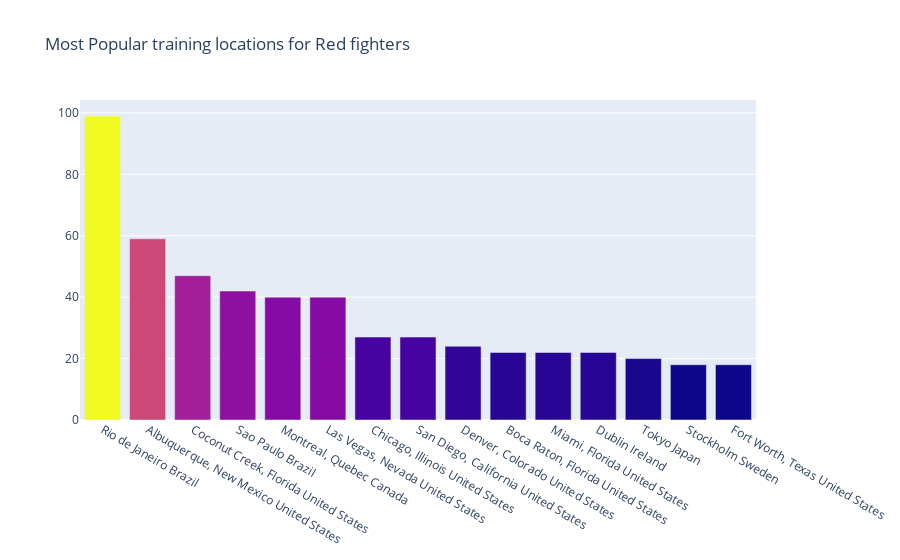

Notebook source saved alongside this figure:
### Markdown cell above
Older fighters might face opponents who are also in the later stages of their careers, potentially experiencing declines in speed, endurance, and overall physical condition. This can make it easier for older fighters to finish the fight.                                                                      Older fighters may be motivated to make a statement or leave a lasting impression in the later stages of their careers. This motivation can result in a more aggressive fighting style, aiming for decisive victories rather than relying on the judges' scorecards.

### Code cell
cnt_srs = df['R_Location'].value_counts().head(15)

trace = go.Bar(
    x=cnt_srs.index,
    y=cnt_srs.values,
    marker=dict(
        color=cnt_srs.values,
    ),
)

layout = go.Layout(
    title='Most Popular training locations for Red fighters'
)

data = [trace]
fig = go.Figure(data=data, layout=layout)
offline.iplot(fig, filename="Ratio")

### Figure 1 — Plotly figure (JSON) as saved in the notebook; plotly's stock layout.template omitted (floating-point values rounded to 4 significant figures)
{"data": [{"marker": {"color": [99, 59, 47, 42, 40, 40, 27, 27, 24, 22, 22, 22, 20, 18, 18]}, "x": ["Rio de Janeiro Brazil", "Albuquerque, New Mexico United States", "Coconut Creek, Florida United States", "Sao Paulo Brazil", "Montreal, Quebec Canada", "Las Vegas, Nevada United States", "Chicago, Illinois United States", "San Diego, California United States", "Denver, Colorado United States", "Boca Raton, Florida United States", "Miami, Florida United States", "Dublin Ireland", "Tokyo Japan", "Stockholm Sweden", "Fort Worth, Texas United States"], "y": [99, 59, 47, 42, 40, 40, 27, 27, 24, 22, 22, 22, 20, 18, 18], "type": "bar"}], "layout": {"title": {"text": "Most Popular training locations for Red fighters"}, "xaxis": {"type": "category", "range": [-0.5, 14.5], "autorange": true}, "yaxis": {"type": "linear", "range": [0, 104.2], "autorange": true}, "autosize": true}}
